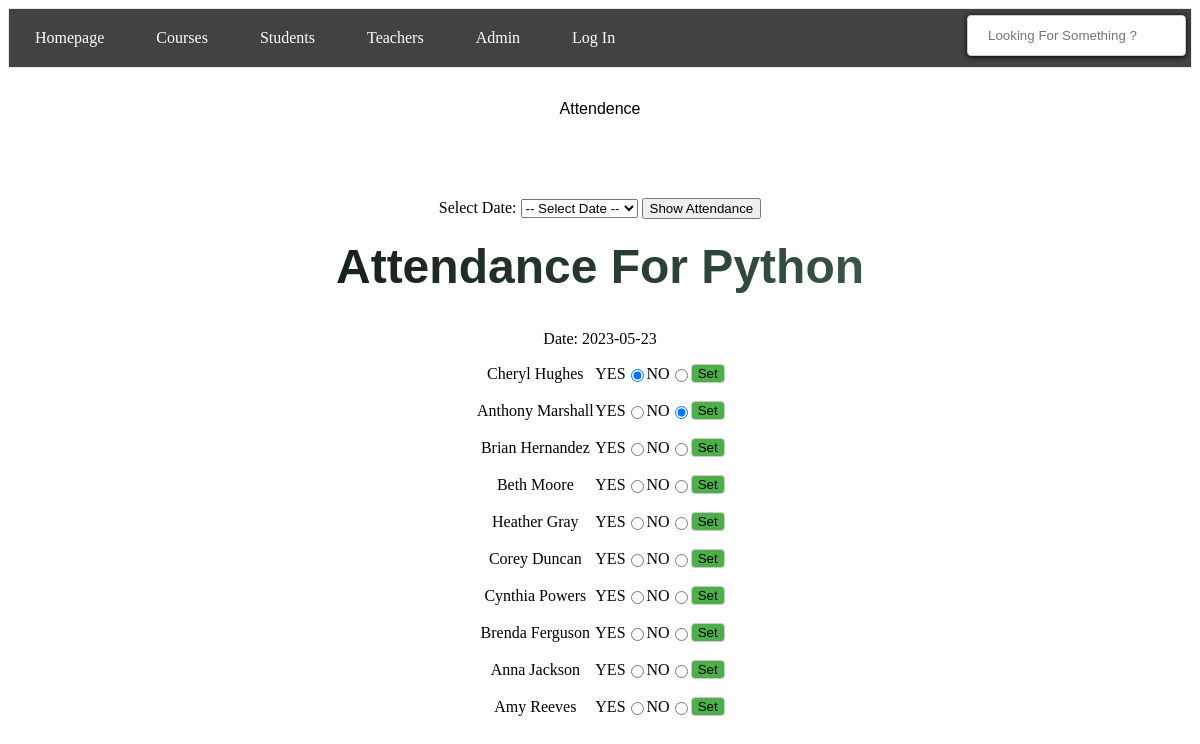
The page /teacher/2/attend/1 on the database its author committed.
### tables this page shows
CREATE TABLE courses (
                id INTEGER PRIMARY KEY, 
                name TEXT NOT NULL,
                description TEXT,
                teacher_id INTEGER NOT NULL,
                FOREIGN KEY (teacher_id) REFERENCES teachers (id)
            );

CREATE TABLE students (
                id INTEGER PRIMARY KEY, 
                name TEXT NOT NULL,
                email TEXT UNIQUE NOT NULL,
                phone TEXT,
                photo_filename TEXT
            );

### app.py (the view, shortened to what this page needs)
@app.route('/teacher/<teacher_id>/attend/<course_id>', methods=['GET', 'POST'])
def course_attend(course_id, teacher_id):
    courses = [Course(c_id, name, desc, t_id) for c_id, name, desc, t_id in execute_query(
            f"SELECT * FROM courses WHERE teacher_id={teacher_id} AND id= {course_id}")]
    selected_date = request.args.get('selected_date')
    if request.method == 'POST':
        choice = request.form['choice']
        s_id = request.form['s_id_']
        selected_date = request.form['selected_date']
        execute_query(
            f"UPDATE attendances SET attendance='{choice}' WHERE student_id='{s_id}' AND course_id='{course_id}' AND date='{selected_date}'")
        attendance = get_records(course_id, selected_date)
    else:
        if selected_date:
            attendance = get_records(course_id, selected_date)
        else:
            selected_date = datetime.date.today().strftime('%Y-%m-%d')
            attendance = get_records(course_id, selected_date)
    available_dates = [date[0] for date in execute_query(
        f"SELECT DISTINCT date FROM attendances WHERE course_id={course_id}")]
    student_ids = [ids[0] for ids in execute_query(
        f"SELECT student_id FROM students_courses WHERE course_id={course_id}")]
    d = [d[0] for d in execute_query(
        f"SELECT COUNT(*) FROM attendances WHERE course_id={course_id} AND date='{selected_date}'")]
    if d[0] > 0:
        return render_template("attend.html", course=courses, date=selected_date, c_attend=attendance, t_id=teacher_id, available_dates=available_dates, student_ids=student_ids)

### app.py (called while the page is built)
def get_records(c_id, date):
    attendance_records = execute_query(
        f"SELECT student_id, COALESCE(attendance, 'N/A') AS attendance FROM attendances WHERE course_id={c_id} AND date='{date}'")
    attendances = {}
    for record in attendance_records:
        s_id, attendance = record
        attendances[s_id] = attendance
    return attendances

### classes.py (called while the page is built)
    def teacher_name(self,teacher_id):
        name = [name[0] for name in execute_query(f"SELECT name FROM teachers WHERE id='{teacher_id}'")]
        return name[0]

    def assigned_students(self):
        student_ids = [c_id[0] for c_id in execute_query(f"SELECT student_id FROM students_courses WHERE course_id='{self.c_id}'")]
        student_names_ids = []
        for i in student_ids:
            name = [n[0] for n in execute_query(f"SELECT name FROM students WHERE id={i}")]
            student_names_ids.append([i,name[0]])
        return student_names_ids

### setup_db.py (called while the page is built)
def execute_query(sql):
    with sqlite3.connect("students.db") as conn:
        cur = conn.cursor()
        cur.execute(sql)
    return cur.fetchall()

### templates/attend.html (shortened to what this page needs)
{% extends "base.html" %}
{% block content %}
{% include "navbar.html" %}
<div class="attendance"><a href="/teacher/{{ t_id }}/attendance">Attendence</a></div>
<div class="course-attendance">
    <form method="get" action="">
        <label for="selected_date">Select Date:</label>
        <select id="selected_date" name="selected_date">
            <option value="">-- Select Date --</option>
        </select>
        <input type="submit" value="Show Attendance">
    </form>
    {% for c in course %}
        <h1>Attendance For {{ c.name }}</h1>
        <p>Date: {{ date }}</p>
        {% for s_id, s_name in c.students %}
            <div class="students-attend">
                <form action="" method="post">
                    <div class="student-info">
                        <span class="student-name" style="width: 120px;">{{ s_name }}</span>
                        <div class="radio-buttons">
                            {% if c_attend[s_id] is not none %}
                                {% if c_attend[s_id] == 'yes' %}
                                    YES<input type="radio" name="choice" value="yes" checked>
                                {% else %}
                                    YES<input type="radio" name="choice" value="yes">
                                {% endif %}
                                {% if c_attend[s_id] == 'no' %}
                                    NO<input type="radio" name="choice" value="no" checked>
                                {% else %}
                                    NO<input type="radio" name="choice" value="no">
                                {% endif %}
                            {% else %}
                                YES<input type="radio" name="choice" value="yes">
                                NO<input type="radio" name="choice" value="no">
                            {% endif %}
                        </div>
                    </div>
                    <div class="submit-container">
                        <input type="submit" value="Set">
                    </div>
                </form>
            </div>
            <br>
        {% endfor %}
    {% endfor %}
</div>
{% endblock %}

### static/style.css (style rules this page uses)
a { text-decoration: none; color: #000000; }
h1 { margin-top: 15rem; margin-bottom: 10rem; margin-left: auto; margin-right: auto; text-align: center; position: relative; }
h1 { font-family: 'Montserrat', sans-serif; font-size: 3rem; color: #000000; background: linear-gradient(90deg, #000000, #4e755d); background-clip: text; -webkit-background-clip: text; -webkit-text-fill-color: transparent; margin: 0; padding: 20px; }
.attendance { margin-top: 2rem; margin-bottom: 5rem; margin-left: auto; margin-right: auto; text-align: center; position: relative; font-family: sans-serif; }
.attendance a { font:bold; color: #000000; }
.course-attendance { margin-left: auto; margin-right: auto; text-align: center; position: relative; }
.students-attend * { display: flex; align-items: center; justify-content: center; }
.students-attend input[type="submit"] { background-color: #4CAF49; border: 1px solid #ccc; border-radius: 4px; }

### rows shown on the page
courses: name "Python"
students: name "Cheryl Hughes"
students: name "Anthony Marshall"
students: name "Brian Hernandez"
students: name "Beth Moore"
students: name "Heather Gray"
students: name "Corey Duncan"
students: name "Cynthia Powers"
students: name "Brenda Ferguson"
students: name "Anna Jackson"
students: name "Amy Reeves"

### other values the page prints
{{ date }} "2023-05-23"
